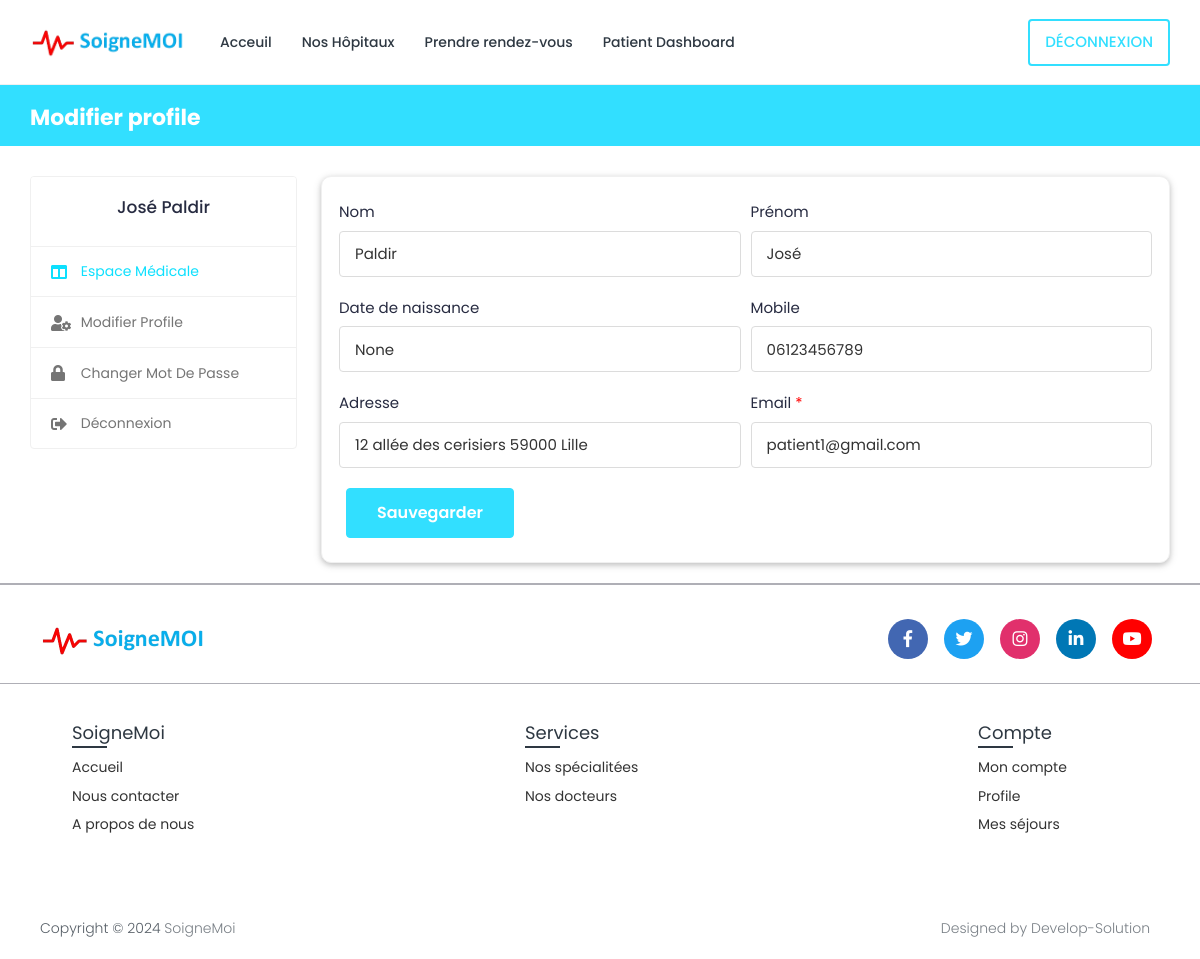
/profile-settings/ (signed in), run on an earlier commit of the app's database.
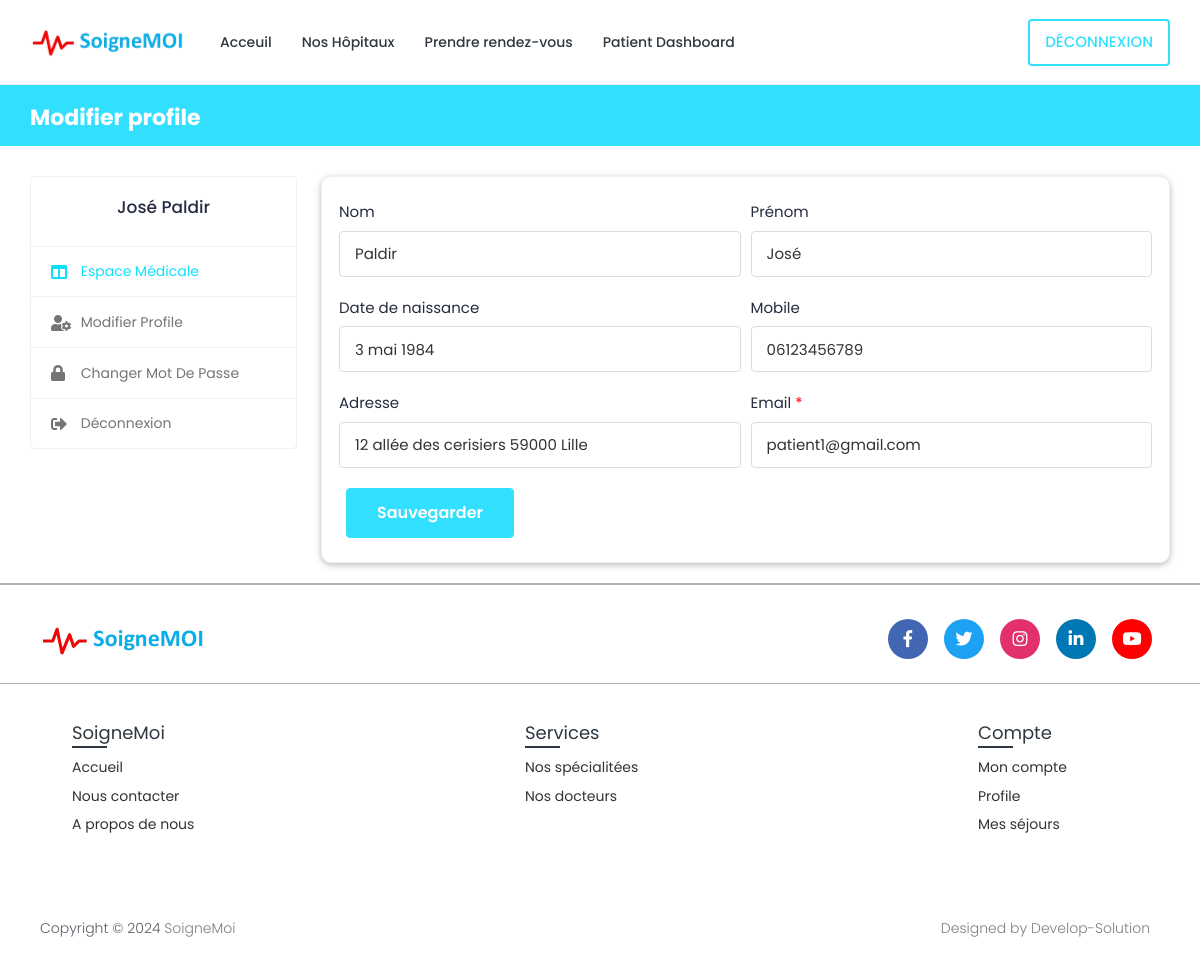
And on a later commit of the database.
### book/models.py (models this page shows, shortened)
class Patient(models.Model):
    patient_id = models.AutoField(primary_key=True)
    user = models.OneToOneField(User, on_delete=models.CASCADE, null=True, blank=True, related_name='patient')
    first_name = models.CharField(max_length=200, null=True, blank=True)
    last_name = models.CharField(max_length=200, null=True, blank=True)
    phone_number = models.CharField(max_length=10,null=True, blank=True)
    address = models.CharField(max_length=200, null=True, blank=True)
    date_of_bird = models.DateField(null=True, blank=True)
    serial_number = models.CharField(max_length=200, null=True, blank=True)

### book/views.py (the view, shortened to what this page needs)
# urls.py: path('profile-settings/', views.profile_settings, name='profile-settings'),
@csrf_exempt
@login_required(login_url="login")
def profile_settings(request):
    if request.user.is_patient:
        patient = Patient.objects.get(user=request.user)
        if request.method == 'GET':
            context = {'patient': patient}
            return render(request, 'book/patient/profile-settings.html', context)
    else:
        redirect('logout')

### templates/book/patient/profile-settings.html (shortened to what this page needs)
{% extends 'book/base.html' %}
{% load static %}
{% block content %}
{% load static %}
<body>
<div class="main-wrapper">
  <div class="breadcrumb-bar">
    <div class="container-fluid">
      <div class="row align-items-center">
        <div class="col-md-12 col-12">
          <h2 class="breadcrumb-title">Modifier profile</h2>
        </div>
      </div>
    </div>
  </div>
  <div class="content">
    <div class="container-fluid">
      <div class="row">
        <div class="col-md-5 col-lg-4 col-xl-3 theiaStickySidebar">
          <div>{% include 'book/patient/patient-sidebar.html' %}</div>
        </div>
        <div class="col-md-7 col-lg-8 col-xl-9">
            <div class="card">
                <div class="card-body">
                    <form action="{% url 'profile-settings' %}" method="POST" enctype="multipart/form-data">
                        <div class="row form-row">
                            <div class="col-12 col-md-6">
                                <div class="form-group">
                                    <label>Nom</label>
                                    <input type="text" class="form-control" value="{{ patient.last_name }}" name="last_name">
                                </div>
                            </div>
                            <div class="col-12 col-md-6">
                                <div class="form-group">
                                    <label>Prénom</label>
                                    <input type="text" class="form-control" value="{{patient.first_name}}" name="first_name">
                                </div>
                            </div>
                            <div class="col-12 col-md-6">
                                <div class="form-group">
                                    <label>Date de naissance</label>
                                    <input type="text" class="form-control datetimepicker" value="{{patient.date_of_bird}}" name="date_of_bird">
                                </div>
                            </div>
                            <div class="col-12 col-md-6">
                                <div class="form-group">
                                    <label>Mobile</label>
                                    <input type="text" value="{{patient.phone_number}}" class="form-control" name="phone_number">
                                </div>
                            </div>
                            <div class="col-12 col-md-6">
                                <div class="form-group">
                                    <label>Adresse</label>
                                    <input type="text" class="form-control" value="{{patient.address}}" name="address">
                                </div>
                            </div>
                            <div class="col-12 col-md-6">
                                <div class="form-group">
                                  <label>Email <span class="text-danger">*</span></label>
                                  <input type="text" class="form-control"  value="{{user.email}}" >
                                </div>
                            </div>
                        </div>
                        <div class="submit-section">
                            <button type="submit" class="btn btn-primary submit-btn">Sauvegarder</button>
                        </div>
                    </form>
                </div>
            </div>
        </div>
      </div>
    </div>
  </div>
</div>
</body>
{% endblock content %}

### templates/book/patient/patient-sidebar.html
{% load static %}
<body>
    <div class="profile-sidebar">
      <div class="widget-profile pro-widget-content">
        <div class="profile-info-widget">
          <div class="profile-det-info">
            <h3>{{patient.first_name}} {{ patient.last_name}}</h3>
          </div>
        </div>
      </div>
      <div class="dashboard-widget">
        <nav class="dashboard-menu sidebar">
          <ul>
            <li class="active">
              <a href="{% url 'patient-dashboard' %}" class="nav-link">
                <i class="fas fa-columns"></i>
                <span>Espace médicale</span>
              </a>
            </li>
            <li>
              <a href="{% url 'profile-settings' %}" class="nav-link">
                <i class="fas fa-user-cog"></i>
                <span>Modifier profile</span>
              </a>
            </li>
            <li>
              <a href="{% url 'change-password' pk=user.id%}" class="nav-link">
                <i class="fas fa-lock"></i>
                <span>Changer mot de passe</span>
              </a>
            </li>
            <li>
              <a href="{% url 'logout' %}" class="nav-link">
                <i class="fas fa-sign-out-alt"></i>
                <span>Déconnexion</span>
              </a>
            </li>
          </ul>
        </nav>
      </div>
    </div>
</body>

What changed in the data, as far as the page shows it:
changed Patient "José": date_of_bird "None" → "3 mai 1984"
